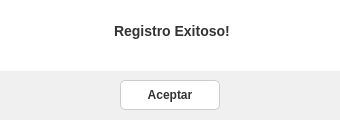
<?xml version="1.0" encoding="UTF-8"?>
<ui version="4.0">
 <class>MainWindow</class>
 <widget class="QMainWindow" name="MainWindow">
  <property name="geometry">
   <rect>
    <x>0</x>
    <y>0</y>
    <width>340</width>
    <height>120</height>
   </rect>
  </property>
  <property name="minimumSize">
   <size>
    <width>340</width>
    <height>120</height>
   </size>
  </property>
  <property name="maximumSize">
   <size>
    <width>340</width>
    <height>120</height>
   </size>
  </property>
  <property name="windowTitle">
   <string>REGISTRO EXITOSO</string>
  </property>
  <property name="styleSheet">
   <string notr="true">QWidget#centralwidget{
background-color: qlineargradient(spread:pad, x1:0.517, y1:0, x2:0.522, y2:1, stop:0 rgba(85, 0, 127, 255), stop:1 rgba(159, 159, 159, 255));}</string>
  </property>
  <widget class="QWidget" name="centralwidget">
   <widget class="QLabel" name="label_2">
    <property name="geometry">
     <rect>
      <x>100</x>
      <y>10</y>
      <width>141</width>
      <height>41</height>
     </rect>
    </property>
    <property name="styleSheet">
     <string notr="true">QLabel {
background-color: rgb(255, 255, 255);
    color: #333333;
    font-size: 14px;
    font-weight: bold;
    padding: 10px;
    border-radius: 5px;
}
</string>
    </property>
    <property name="text">
     <string>Registro Exitoso!</string>
    </property>
   </widget>
   <widget class="QPushButton" name="pushButton">
    <property name="geometry">
     <rect>
      <x>120</x>
      <y>80</y>
      <width>100</width>
      <height>30</height>
     </rect>
    </property>
    <property name="styleSheet">
     <string notr="true">QPushButton {
    background-color: white;
    border-radius: 5px;
    border: 1px solid #CCC;
    color: #333;
    font-weight: bold;
    font-size: 12px;
    padding: 5px 20px;
}

QPushButton:hover {
    background-color: #E8F5E9;
    border: 2px solid #4CAF50;
    color: #555;
}

QPushButton:pressed {
    background-color: #4CAF50;
    border: 1px solid #4CAF50;
    color: white;
}

</string>
    </property>
    <property name="text">
     <string>Aceptar</string>
    </property>
   </widget>
   <widget class="QPushButton" name="pushButton_3">
    <property name="geometry">
     <rect>
      <x>320</x>
      <y>60</y>
      <width>151</width>
      <height>41</height>
     </rect>
    </property>
    <property name="styleSheet">
     <string notr="true">QPushButton {
    background-color: qlineargradient(x1: 0, y1: 0, x2: 0, y2: 1, stop: 0 #FF5722, stop: 1 #E64A19);
    border: 2px solid #E64A19;
    border-radius: 5px;
    color: white;
    font-weight: bold;
    font-size: 14px;
    padding: 5px 20px;
    box-shadow: 2px 2px 2px rgba(0,0,0,0.3);
}
QPushButton:hover {
    background-color: qlineargradient(x1: 0, y1: 0, x2: 0, y2: 1, stop: 0 #E64A19, stop: 1 #FF5722);
    cursor: pointer;
}
QPushButton:pressed {
    background-color: #E64A19;
    border: 2px solid #FF5722;
}

</string>
    </property>
    <property name="text">
     <string>Salir</string>
    </property>
   </widget>
   <widget class="QLabel" name="label_3">
    <property name="geometry">
     <rect>
      <x>-10</x>
      <y>0</y>
      <width>371</width>
      <height>71</height>
     </rect>
    </property>
    <property name="styleSheet">
     <string notr="true">background-color: rgb(255, 255, 255);</string>
    </property>
    <property name="text">
     <string/>
    </property>
   </widget>
   <widget class="QLabel" name="label_4">
    <property name="geometry">
     <rect>
      <x>-20</x>
      <y>60</y>
      <width>380</width>
      <height>70</height>
     </rect>
    </property>
    <property name="styleSheet">
     <string notr="true">background-color: rgb(240, 240, 240);</string>
    </property>
    <property name="text">
     <string/>
    </property>
   </widget>
   <widget class="QLabel" name="label">
    <property name="geometry">
     <rect>
      <x>40</x>
      <y>20</y>
      <width>51</width>
      <height>41</height>
     </rect>
    </property>
    <property name="text">
     <string/>
    </property>
    <property name="pixmap">
     <pixmap>../imagenes/Exito.png</pixmap>
    </property>
    <property name="scaledContents">
     <bool>true</bool>
    </property>
   </widget>
   <zorder>pushButton_3</zorder>
   <zorder>label_4</zorder>
   <zorder>label_3</zorder>
   <zorder>label_2</zorder>
   <zorder>pushButton</zorder>
   <zorder>label</zorder>
  </widget>
 </widget>
 <resources/>
 <connections/>
</ui>
